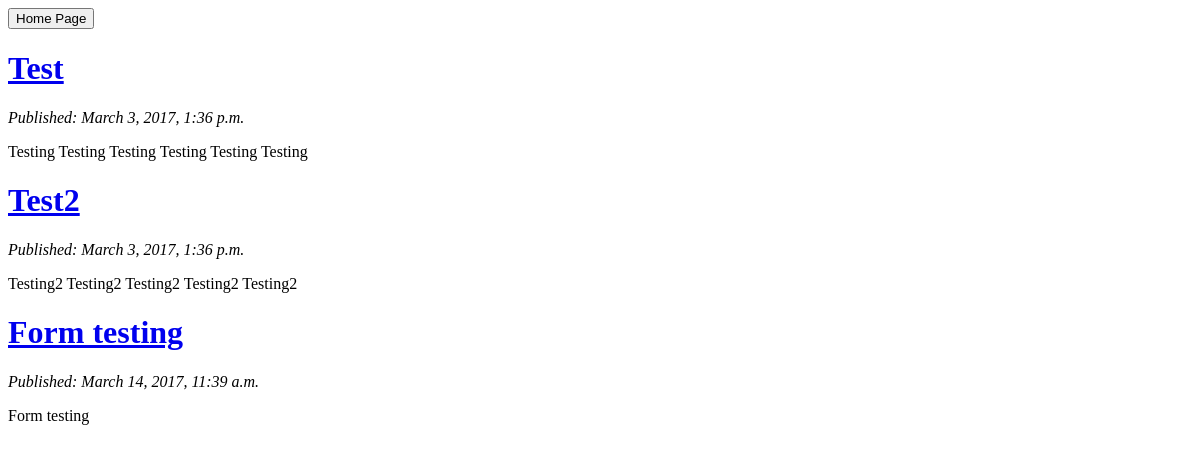
The app's page /, older data.
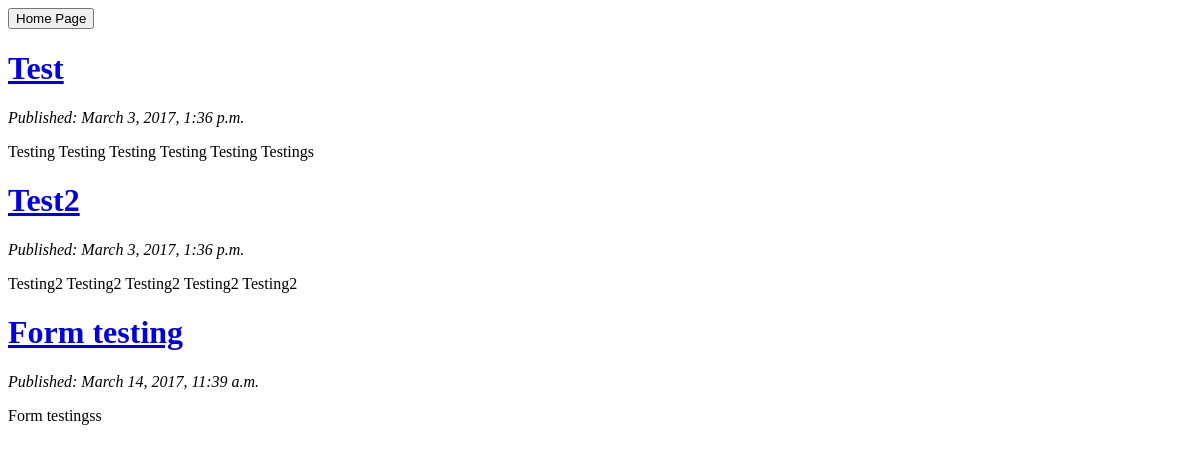
The same page, newer data.
### newsfeed/models.py (models this page shows, shortened)
class Post(models.Model):
    author = models.ForeignKey('auth.User')
    title = models.CharField(max_length=200)
    text = models.TextField()
    created_date = models.DateTimeField(default=timezone.now)
    class Meta:
        ordering = ['-created_date',]

### newsfeed/views.py (the view)
# urls.py: url(r'^$', views.post_list, name='post_list'),
def post_list(request):
    posts = Post.objects.order_by('created_date')
    return render(request, 'newsfeed/post_list.html', {'posts': posts})

### newsfeed/templates/newsfeed/post_list.html
{% extends 'newsfeed/base.html' %}
{% block content %}
    {% for post in posts %}
        <div>
            <h1><a href="{% url 'post_in_detail' pk=post.pk %}">{{ post.title }}</a></h1>
            <p><i>Published: {{ post.created_date }}</i></p>
            <p>{{ post.text|linebreaksbr }}</p>
        </div>
    {% endfor %}
{% endblock %}

### newsfeed/templates/newsfeed/base.html (shortened to what this page needs)
{% load staticfiles %}
<html>
    <head>
    </head>
    <body>
        <div>
            <form action="{% url 'post_list' %}">
                <input type="submit" value="Home Page" />
            </form>
        </div>
        <div class="content">
            {% block content %}
            {% endblock %}
        </div>
    </body>
</html>

Row changes from the older to the newer data that the page shows:
changed Post "Test": text "Testing Testing Testing Testing Testing Testing" → "Testing Testing Testing Testing Testing Testings"
changed Post "Form testing": text "Form testing" → "Form testingss"
